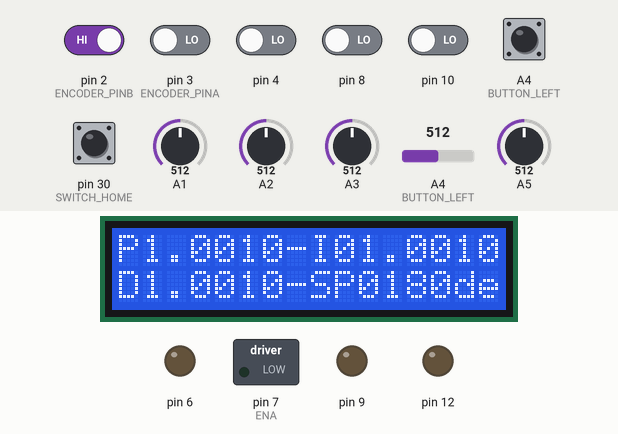
A sketch run on a simulated Arduino Leonardo, built with avr-gcc and run on an emulated ATmega32U4. Shown: 16×2 character LCD, switched loads named in the sketch (green lamp = pin HIGH), output pins drawn as LEDs (lit = HIGH). Inputs (shaded band) come from the test bench; at power-on: pin 2 (ENCODER_PINB) HIGH, A4 (BUTTON_LEFT), pin 3 (ENCODER_PINA), pin 4, pin 8, pin 10, pin 30 (SWITCH_HOME) LOW, A1 = 512, A2 = 512, A3 = 512, A4 (BUTTON_LEFT) = 512, A5 = 512. What the sketch prints to the serial monitor is not drawn.

Above: at 1.2 s.
1.3 s: pin 8 driven HIGH
At 2.5 s:
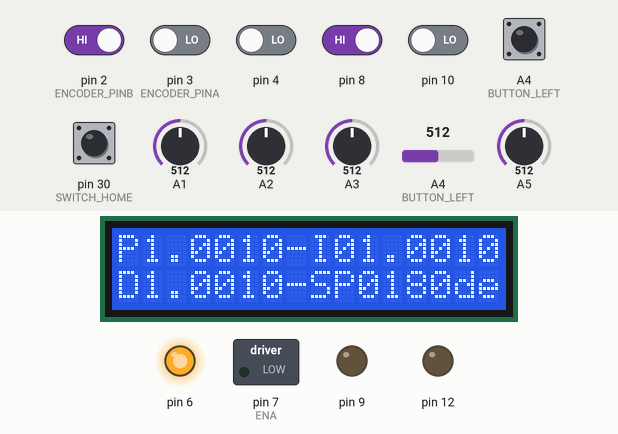
2.8 s: pin 10 driven HIGH
At 3.6 s:
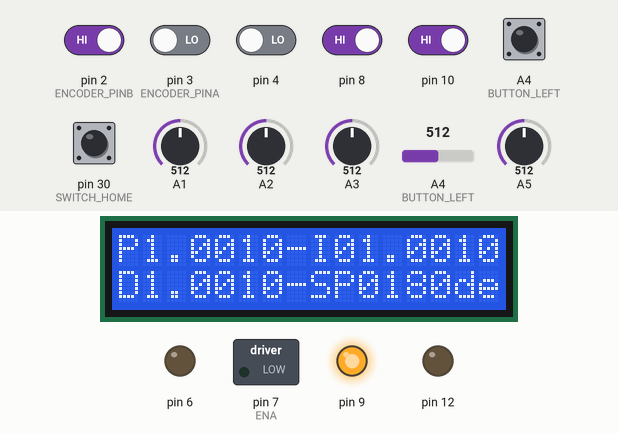
4.3 s: A1 set to 716
At 4.9 s:
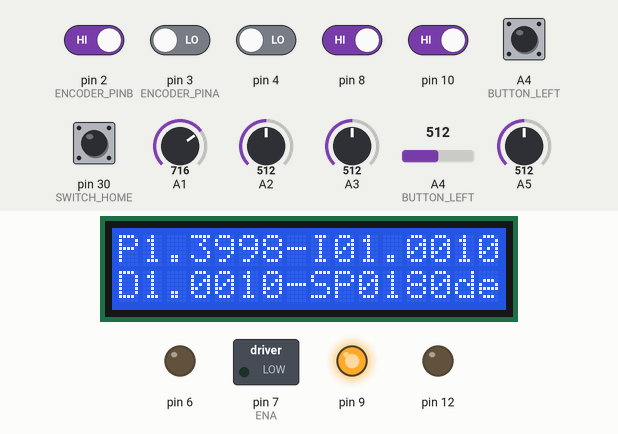
6.0 s: A2 set to 716
At 6.8 s:
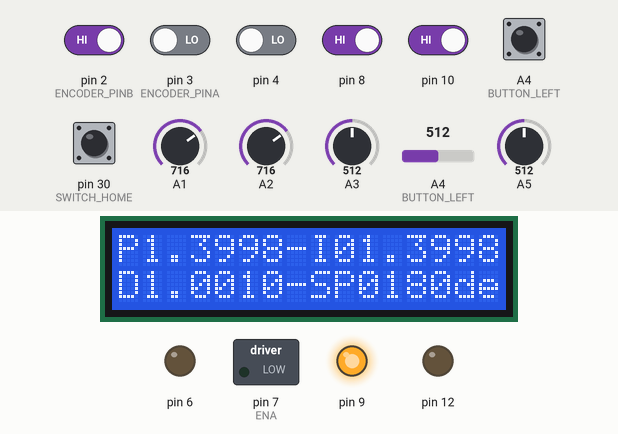
7.5 s: A3 set to 716
At 8.8 s:
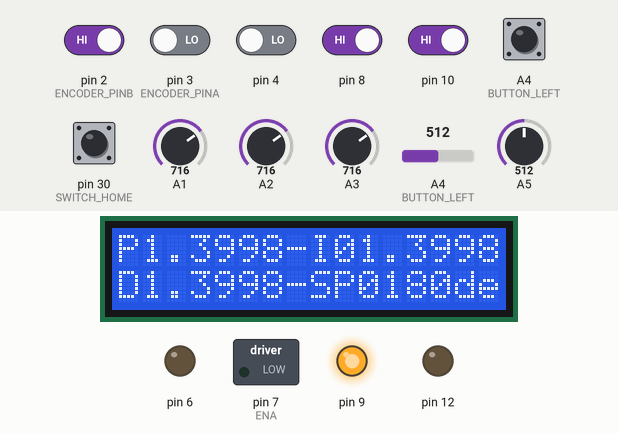
9.1 s: A4 (BUTTON_LEFT) set to 716
At 9.5 s:
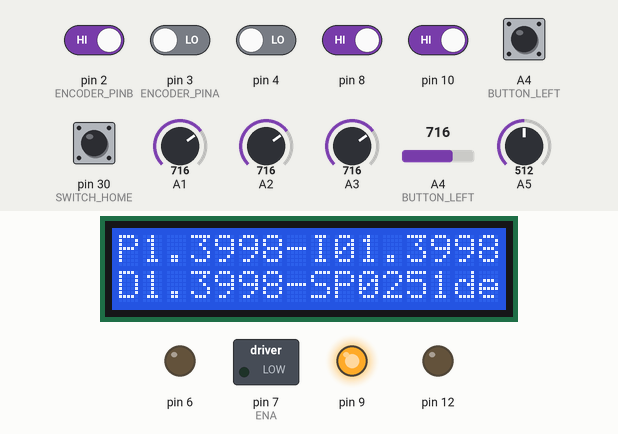
Timing chart, 0 to 11.6 s (numbered marks = the images above; inputs shaded):
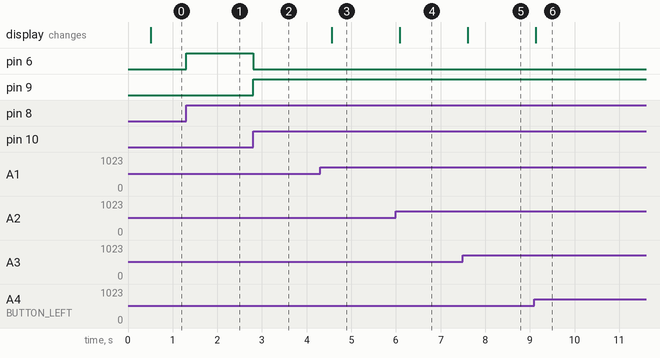

The sketch:

DCmotor_Angle_PIDV1.1.ino
```cpp
/*===================================================================================================*/
/*PROGRAM INTRODUCTION
Motor speed control by PID controller. //Both channel A and B of the encoder are connected to
interrupt 0(pin2) and interrupt 1 (pin3) to calculate the pulses. The formula is as belowing:
processVariable = currentPosition * 360/NUMBER_PULSE_REVERLUTION.
The number of pulses for a revolution is 400x4 = 1600 (taking both rising and falling edges of both channels).
Constants and parameters are denoted by capital letters. E.g.: ENCODER_PINA = 3.
Nabeel Ahmad Khan - Mechatronics*/
/*===================================================================================================*/
/*CONSTANTS AND GLOBAL VARIABLE DECLARATION*/
#include <LiquidCrystal.h> // include the library code.

// initialize the library with the numbers of the interface pins
const int LCD_RS = 53;
const int LCD_E = 51;
const int LCD_DB4 = 49;
const int LCD_DB5 = 47;
const int LCD_DB6 = 45;
const int LCD_DB7 = 43;


const int ENCODER_PINA = 3;//pin for encoder's channel A.
const int ENCODER_PINB = 2;//pin for encoder's channel B.
const int ENA = 7;//PWM to driver.
const int DIR_RIGHT = 36;//DIR_RIGHT=1,DIR_LEFT=0, CW rotation.
const int DIR_LEFT =38;//DIR_RIGHT=0,DIR_LEFT=1, CCW rotation.
//const int LMS_LEFT = 40;//left limit switch.
//const int LMS_RIGHT = 42;//right limit switch.

const int BUTTON_LEFT = 22;
const int BUTTON_RIGHT = 24;
const int BUTTON_CONFIRM = 26;//confirm mode change.
const int BUTTON_MODE = 28;//mode: FALSE = MAN, TRUE = AUTO.
const int SWITCH_HOME = 30;//home limit switch.
const int BUTTON_SET = 32;//press to confirm set point.
const int BUTTON_RES = 34;//reserve button.

const int LED_MAN = 25;//on at manual mode
const int LED_AUTO = 27;//on at auto mode.
const int LED_LIMIT = 29;//on at limits.
const int LED_HOME = 31;//on if homed.
const int LED_AUTOHOME = 33;//flashing if homing.

const double HIGH_LIMIT = 255.0;//high limit.
const double LOW_LIMIT = -255.0;//low limit.
const double KV = 1.0;

double floatKp = 0;
double floatKi = 0;
double floatKd = 0;
int knobSetpoint = 0;
int knobSpeed = 0;

/*variables used for PID*/
double setPoint = 50;//setting speed at manual mode.
double controlVariable = 0;
double processVariable = 0.0;//current angle
double currentError = 0;
double lmnIntegral = 0;
int manualValue = 50;
double Kp;//proportional gain.
double Ki;//intergral gain.
double Kd;//derivative gain.
double CYCLE = 0.01;//PID processing interval.
boolean manMode = false;
boolean autoMode = false;

//vars in Interrupt Subroutine need to be volatile.
volatile long currentPosition = 0;//number of pulses at time of calculate
int buttonMode, buttonConfirm, buttonRight, buttonLeft, buttonSet, flashBit;
int lmsLeft, lmsRight, switchHome, homeSet, autoHome;
double readKp, readKi, readKd, readSetpoint, readSpeed;
unsigned long lastLCDTime = 0;
unsigned long lastFlashingTime = 0;
unsigned long lastSerialTime = 0;
unsigned long lastPIDTime = 0;//to store the real-time when previous execution is done.
LiquidCrystal lcd(LCD_RS, LCD_E, LCD_DB4, LCD_DB5, LCD_DB6, LCD_DB7);

/*===================================================================================================*/
void setup() {
  /* pin 7 using timer 4B  0x01 -> 31.374 kHz; 0x02 -> 3.921 kHz; 0x03 -> 409.1 Hz (default)*/
  TCCR4B = (TCCR4B & 0xF8) | 0x02; //change PWM frequency to 3.921Kz
  Serial.begin(9600);//serial speed 9600kb/s.
  pinMode(BUTTON_MODE, INPUT);
  pinMode(BUTTON_RIGHT, INPUT);
  pinMode(BUTTON_LEFT, INPUT);
  pinMode(BUTTON_CONFIRM, INPUT);
  pinMode(BUTTON_SET, INPUT);//to confirm setting Kp, Ti, Kd, Setpoint.
 // pinMode(LMS_LEFT, INPUT);
 // pinMode(LMS_RIGHT, INPUT);
  pinMode(BUTTON_RES, INPUT);
  pinMode(SWITCH_HOME, INPUT);
  pinMode(ENCODER_PINA, INPUT);//set pin ENCODER_PINA as input.
  pinMode(ENCODER_PINB, INPUT);//set pin ENCODER_PINB as input.

  pinMode(LED_AUTO, OUTPUT);//set pin LED_PIN as output.
  pinMode(LED_MAN, OUTPUT);
  pinMode(LED_HOME, OUTPUT);
  pinMode(LED_LIMIT, OUTPUT);
  pinMode(LED_AUTOHOME, OUTPUT);//On when set button is pressed.
  pinMode(DIR_RIGHT, OUTPUT);//set pin DIR1 as output.
  pinMode(DIR_LEFT, OUTPUT);//set pin DIR2 as output.
  pinMode(ENA, OUTPUT);//set pint ENA as output
  digitalWrite(DIR_RIGHT, LOW);
  digitalWrite(DIR_LEFT, LOW);
  digitalWrite(LED_HOME, LOW);
  //FilterOnePole lowpassFilter(LOWPASS, 5.0);
  attachInterrupt(0, doEncoderB, CHANGE);//set up ISR for interrupt 0 - pin 2.
  attachInterrupt(1, doEncoderA, CHANGE);//set up ISR for interrupt 1 - pin 3.
  lcd.clear();
  lcd.begin(16, 2);// set up the LCD's number of columns and rows.
  lcd.print("Angular position control");// Print a message to the LCD.
 }
/*===================================================================================================*/
void loop() {

/*Reading inputs and conversion*/
readKp = analogRead(A1);
readKi = analogRead(A2);
readKd = analogRead(A3);
readSetpoint = analogRead(A4);
readSpeed = analogRead(A5);
// Conversion from analog read.
floatKp = fmap(readKp, 0, 1023.0, 0.0, 2.0);
floatKi = fmap(readKi, 0, 1023.0, 0.0, 2.0);
floatKd = fmap(readKd, 0, 1023.0, 0.0, 2.0);
knobSetpoint = map(readSetpoint, 0, 1023, 0, 360);
knobSpeed = map(readSpeed, 0, 1023, 0, 255);
Kp = floatKp; Ki = floatKi; Kd = floatKd;

buttonMode = digitalRead(BUTTON_MODE);
buttonConfirm = digitalRead(BUTTON_CONFIRM);
buttonRight = digitalRead(BUTTON_RIGHT);
buttonLeft = digitalRead(BUTTON_LEFT);
buttonSet = digitalRead(BUTTON_SET);
//lmsLeft = digitalRead(LMS_LEFT);
//lmsRight = digitalRead(LMS_RIGHT);
switchHome = digitalRead(SWITCH_HOME);


/*LCD displays resutls from knobs*/
if (millis()-lastLCDTime > 500){
lcd.setCursor(0, 0); lcd.print("P"); lcd.print(floatKp, 4);
lcd.print("-I");
if (floatKi < 10) {lcd.print("0"); lcd.print(floatKi,4);}
else {lcd.print(floatKi, 4);}
lcd.setCursor(0, 1); lcd.print("D"); lcd.print(floatKd, 4); lcd.print("-SP");
if (knobSetpoint < 10) {lcd.print("000"); lcd.print(knobSetpoint); lcd.print("de");}
else if ((knobSetpoint > 9) && (knobSetpoint < 100)) {lcd.print("00"); lcd.print(knobSetpoint); lcd.print("de");}
else if ((knobSetpoint > 99) && (knobSetpoint < 1000)) {lcd.print("0"); lcd.print(knobSetpoint); lcd.print("de");}
else {lcd.print(knobSetpoint); lcd.print("de");}
lastLCDTime = millis();}

if (millis() - lastFlashingTime > 500){flashBit = !flashBit; lastFlashingTime = millis();}//for flashing.

/*Mode change*/

if ((buttonMode == LOW) && (buttonConfirm == HIGH)) {autoMode = false; manMode = true;}
if ((buttonMode == HIGH) && (buttonConfirm == HIGH)){manMode = false; autoMode = true;}
digitalWrite(LED_MAN, manMode); digitalWrite(LED_AUTO, autoMode);
processVariable = ((double)currentPosition * 360)/1600 ; //1600 pulses/rev

/*Manual rotation*/
if (manMode == true) {
      controlVariable = knobSpeed; setPoint = processVariable;
      if (buttonRight == HIGH) {digitalWrite(DIR_LEFT, LOW); digitalWrite(DIR_RIGHT, HIGH);
      analogWrite(ENA, controlVariable);}
    else if (buttonLeft == HIGH) {digitalWrite(DIR_RIGHT, LOW); digitalWrite(DIR_LEFT, HIGH);
      analogWrite(ENA, controlVariable);}
    else {analogWrite(ENA,0);}

 if (buttonSet == HIGH && buttonConfirm == HIGH) {autoHome = HIGH;}
 if (autoHome == HIGH && homeSet == LOW){digitalWrite(LED_AUTOHOME, flashBit);
  digitalWrite(DIR_LEFT, HIGH);digitalWrite(DIR_RIGHT, LOW);analogWrite(ENA, controlVariable);}

 if ( autoHome == HIGH && switchHome == HIGH) {homeSet = HIGH;
  digitalWrite(LED_HOME, homeSet);digitalWrite(LED_AUTOHOME, LOW);digitalWrite(DIR_RIGHT, LOW);
  digitalWrite(DIR_LEFT, LOW); analogWrite(ENA,0);
  delay(500);
  autoHome = LOW;
  currentPosition = 0;}}


/*Automatic mode (PID)
Automatic mode is execuated only when the system is at home and the mode is at AUTO
PID is processed at interval in ms (1000*CYCLE)*/
if ((homeSet == true) && (autoMode == true)) {
  if (buttonSet == HIGH){setPoint = (double)knobSetpoint;}
  if (millis()- lastPIDTime > 1000 * CYCLE) {PID(); lastPIDTime = millis();}
int intControlVariable = int(controlVariable); //Convert to integer.
/*If the error is > 0 the motor moves CW, other moves CCW.*/
if (currentError > 0) {digitalWrite(DIR_LEFT,LOW); digitalWrite(DIR_RIGHT,HIGH);}
if (currentError < 0) { digitalWrite(DIR_LEFT,HIGH); digitalWrite(DIR_RIGHT,LOW);}
if (currentError == 0){intControlVariable = 0; digitalWrite(DIR_RIGHT,LOW); digitalWrite(DIR_LEFT,LOW);}
analogWrite(ENA, abs(intControlVariable));}//Write pulse train to PWM output pin

/*This part is for plotting: setPoint(BLUE), processVariable(RED), controlVariable(GREEN)*/

if (millis() - lastSerialTime > 100) {
 Serial.print(setPoint);
 Serial.print(" ");
 Serial.print(processVariable);
 Serial.print(" ");
 Serial.print(controlVariable);
 Serial.print(" ");
 Serial.println(lmnIntegral);
 lastSerialTime = millis();}
}//END OF LOOP
/*===================================================================================================*/
/*PID ALGORITHM
lmn is output of the PID controller and consists of 03 portions: proportional, integral, & derivative.
lmn (called loop-manipulated variable): lmn = lmnP + lmnI + lmnD.
lmn = Kp*ER + Ki*integral(ER*dt) + Kd*d(ER)/dt) (dt = CYCLE: processing interval).
lmnP = Kp*ER = Kp * (setPoint - processVariable).
lmnI = Ki*integral(ER*dt) <=> d(lmnI) = Ki*ER*dt <=> lmnI-lastLmnI = ER* Ki* CYCLE
<=> lmnI = lastLmnI + ER*CYCLE*Ki.
lmnD = Kd*d(ER)/dt = Kd* d(ER)/dt = Kd * (ER - lastER)/CYCLE.
lmnD = (Kd/CYCLE)*(ER-lastER)
Bumpless manual-to-auto switch: in manual mode, setPoint = processVariable; then back-calculate lmnI.
Preventing integral-windup: when lmn is out of limit we set lmn to limit and back calculate lmnI.*/
 void PID()
 {
  static double lastError;//last value of error.
  double lmn;//loop manipulated variable
  double lmnP;//proportional portion.
  double lmnD;//derivative portion.
  double integralDiff;//Integral difference
  static double lmnI;//integral portion. Static vars for remembering last value.

  currentError = setPoint - processVariable;
  //Proportional portion calculation
  lmnP = Kp * currentError;

  //Integral portion calculation.
  if (((integralDiff > 0) && (lmn > HIGH_LIMIT)) || ((integralDiff < 0) && (lmn < LOW_LIMIT))){
        integralDiff = 0.0;}
  else { integralDiff = currentError * CYCLE * Ki;}
  if (currentError == 0.0) {lmnI = 0;}
  else {lmnI += integralDiff;}
  lmnIntegral = lmnI;
  //Derivative portion calculation.
  lmnD     = (Kd/CYCLE) * (currentError - lastError);
  lastError = currentError;//update error.
  lmn      = lmnP + lmnI + lmnD;//sum of portions

  //Safety limit
  if ((lmn > HIGH_LIMIT) && (lmnI > HIGH_LIMIT)){lmnI = lmnI - (lmn - HIGH_LIMIT);}
  if ((lmn < LOW_LIMIT) && (lmnI < LOW_LIMIT)){lmnI =  lmnI + (LOW_LIMIT - lmn);}
  if (lmn > HIGH_LIMIT) {lmn = HIGH_LIMIT;}
  if (lmn < LOW_LIMIT) {lmn = LOW_LIMIT;}
  if (currentError == 0) {controlVariable = 0;} else {controlVariable = lmn;}
  }//END PID

/*===================================================================================================*/
/*INTERRUPT SUBROUTINE CHANNEL A
When an interrupt on channel A occurs then: CW rotation: A != B, CCW rotation: A = B.8*/
void doEncoderA() {

  if (digitalRead(ENCODER_PINA) == digitalRead(ENCODER_PINB)){
    currentPosition++;}
  else {currentPosition--;}}
/*===================================================================================================*/
/*INTERRUPT SUBROUTINE CHANNEL B
When an interrupt on channel B occurs then: CW rotation: A = B, CCW rotation: A != B.*/
void doEncoderB() {
  if (digitalRead(ENCODER_PINA) != digitalRead(ENCODER_PINB)){
    currentPosition++;}
  else {currentPosition--;}}
/*===================================================================================================*/
double fmap(double x, double in_min, double in_max, double out_min, double out_max)
{ if (x < 3) {x = 0;}
  return (x - in_min) * (out_max - out_min) / (in_max - in_min) + out_min;}
/*END OF PROGRAM
====================================================================================================*/
```

Measured:
- after the input at 1.3 s, pin 6: LOW → HIGH at once
- after the input at 2.8 s, pin 6: HIGH → LOW at once; pin 9: LOW → HIGH at once
- after the input at 4.3 s, the display: changes after 0.27 s (image 3)
- after the input at 6.0 s, the display: changes after 0.09 s (image 4)
- after the input at 7.5 s, the display: changes after 0.11 s (image 5)
- after the input at 9.1 s, the display: changes at once (image 6)
